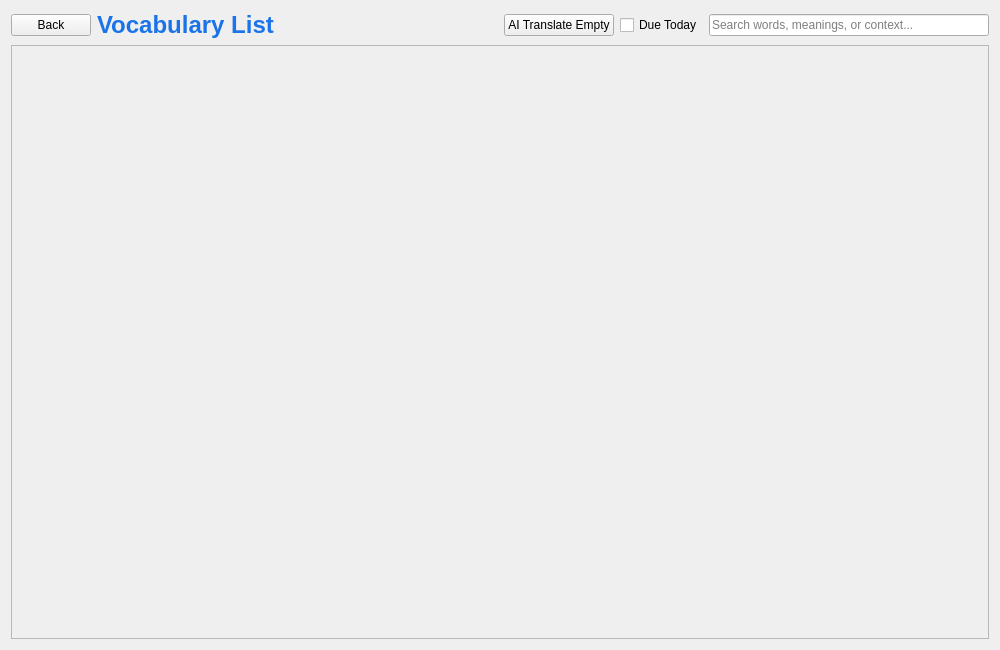
<?xml version="1.0" encoding="UTF-8"?>
<ui version="4.0">
 <class>VocabularyListView</class>
 <widget class="QWidget" name="VocabularyListView">
  <property name="geometry">
   <rect>
    <x>0</x>
    <y>0</y>
    <width>1000</width>
    <height>650</height>
   </rect>
  </property>
  <property name="windowTitle">
   <string>Vocabulary List</string>
  </property>
  <layout class="QVBoxLayout" name="main_layout">
   <item>
    <layout class="QHBoxLayout" name="header_layout">
     <item>
      <widget class="QPushButton" name="back_button">
       <property name="text">
        <string>Back</string>
       </property>
      </widget>
     </item>
     <item>
      <widget class="QLabel" name="title_label">
       <property name="styleSheet">
        <string notr="true">font-size: 24px; font-weight: bold; color: #1a73e8;</string>
       </property>
       <property name="text">
        <string>Vocabulary List</string>
       </property>
      </widget>
     </item>
     <item>
      <spacer name="header_spacer">
       <property name="orientation">
        <enum>Qt::Horizontal</enum>
       </property>
       <property name="sizeHint" stdset="0">
        <size>
         <width>40</width>
         <height>20</height>
        </size>
       </property>
      </spacer>
     </item>
     <item>
      <widget class="QPushButton" name="translate_button">
       <property name="text">
        <string>AI Translate Empty</string>
       </property>
      </widget>
     </item>
     <item>
      <widget class="QCheckBox" name="due_only_checkbox">
       <property name="text">
        <string>Due Today</string>
       </property>
      </widget>
     </item>
     <item>
      <widget class="QLineEdit" name="search_input">
       <property name="minimumSize">
        <size>
         <width>280</width>
         <height>0</height>
        </size>
       </property>
       <property name="placeholderText">
        <string>Search words, meanings, or context...</string>
       </property>
      </widget>
     </item>
    </layout>
   </item>
   <item>
    <widget class="QScrollArea" name="scroll_area">
     <property name="widgetResizable">
      <bool>true</bool>
     </property>
     <widget class="QWidget" name="scroll_contents">
      <property name="geometry">
       <rect>
        <x>0</x>
        <y>0</y>
        <width>980</width>
        <height>580</height>
       </rect>
      </property>
      <layout class="QVBoxLayout" name="cards_layout"/>
     </widget>
    </widget>
   </item>
  </layout>
 </widget>
 <resources/>
 <connections/>
</ui>
